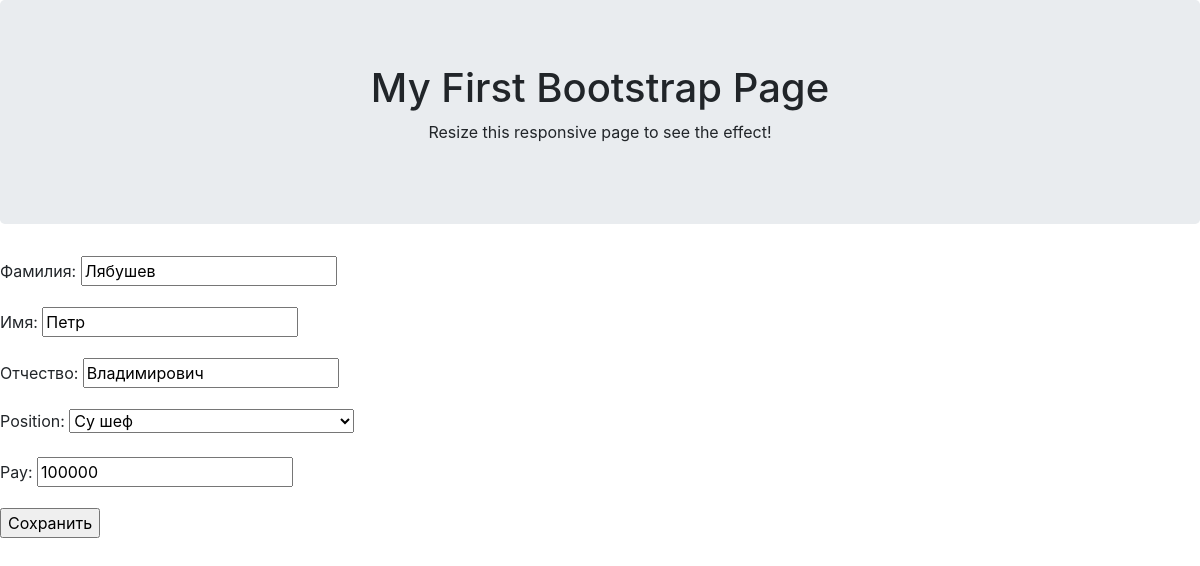
The page /table/change/2797/ on the database its author committed.
### employee/models.py (models this page shows, shortened)
class Employee(MPTTModel):
    positions = (
        (None,'Выберите должность сотрудника'),
        ('cook','Повар'),
        ('shift_chef','Повар смены'),
        ('foreman','Бригадир'),
        ('sous_chef','Су шеф'),
        ('chef','Шеф повар')
    )
    last_name = models.CharField(verbose_name ='Фамилия',max_length = 50)
    first_name = models.CharField(verbose_name ='Имя', max_length = 50)
    middle_name = models.CharField(verbose_name ='Отчество',max_length = 50 )
    position = models.CharField(verbose_name = 'Должность',choices=positions,max_length=50)
    employment_date  = models.DateField(verbose_name='Дата приема на работу', auto_now=True)
    pay = models.DecimalField(max_digits=7,decimal_places=0)
    parent = TreeForeignKey('self',on_delete = models.CASCADE,null = True,blank=True, related_name = 'children')
    class MPTTMeta:
        order_inversion_by = ['first_name']

### employee/views.py (the view)
# urls.py: path('table/change/<int:pk>/',ChangeView.as_view(),name='change'),
class ChangeView(UpdateView):
    model = Employee
    form_class = EmployForm
    success_url = reverse_lazy('main')
    template_name = 'change.html'

### employee/forms.py
class EmployForm(forms.ModelForm):
    positions = (
        (None,'Выберите должность сотрудника'),
        ('cook','Повар'),
        ('shift_chef','Повар смены'),
        ('foreman','Бригадир'),
        ('sous_chef','Су шеф'),
        ('chef','Шеф повар')
    )
    last_name = forms.CharField(label ='Фамилия',max_length = 50)
    first_name = forms.CharField(label ='Имя', max_length = 50)
    middle_name = forms.CharField(label ='Отчество',max_length = 50 )
    position = forms.ChoiceField( choices=positions)
    pay = forms.DecimalField(max_digits=7,decimal_places=0)
    class Meta:
        model = Employee
        fields =('last_name','first_name','middle_name','position','pay')

### templates/change.html (shortened to what this page needs)
{% extends "base.html" %}
{% block content %}
<div class="jumbotron text-center">
    <h1>My First Bootstrap Page</h1>
    <p>Resize this responsive page to see the effect!</p>
  </div>
<form method="POST">
    {{ form.as_p }}
    <input type="submit" value="Сохранить">
</form>
{% endblock content %}

### rows shown on the page
Employee: last_name "Лябушев", first_name "Петр", middle_name "Владимирович", position "Су шеф", pay "100000"
